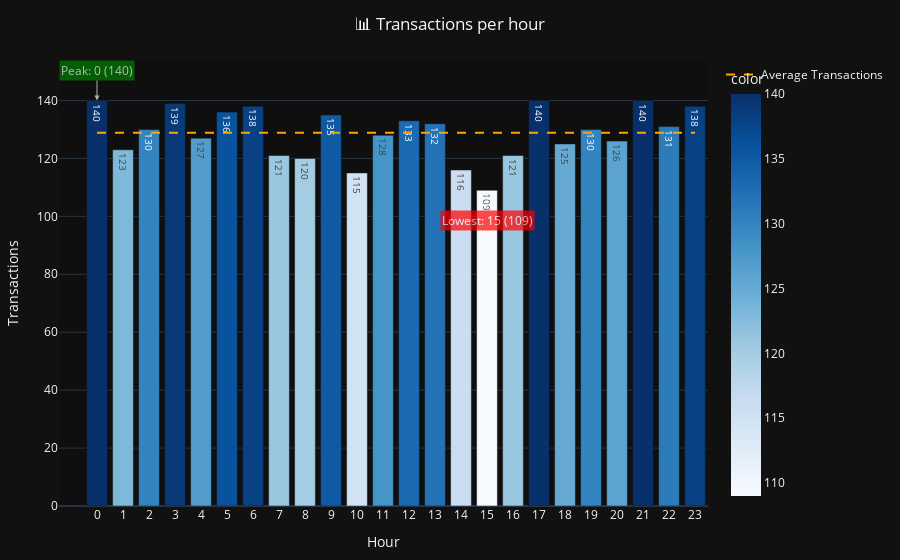

Write notebook code for a chart like this one.
### Code cell
transactions_per_hour = df.groupby("hour")["transaction_id"].nunique()

fig = px.bar(
    transactions_per_hour, 
    x=transactions_per_hour.index, 
    y=transactions_per_hour.values, 
    title="📊 Transactions per hour", 
    labels={"x": "hour", "y": "Number of Transactions"},
    color=transactions_per_hour.values,
    color_continuous_scale="Blues",
    text=transactions_per_hour.values  )

# Highlight the days with the highest and lowest transactions
max_day = transactions_per_hour.idxmax()
max_value = transactions_per_hour.max()
min_day = transactions_per_hour.idxmin()
min_value = transactions_per_hour.min()

# Annotating the highest and lowest transaction days
fig.add_annotation(
    x=max_day, 
    y=max_value, 
    text=f"Peak: {max_day} ({max_value})", 
    showarrow=True, 
    arrowhead=2, 
    ax=0, 
    ay=-30,
    font=dict(size=12, color="white"),
    bgcolor="green",
    opacity=0.7
)
fig.add_annotation(
    x=min_day, 
    y=min_value, 
    text=f"Lowest: {min_day} ({min_value})", 
    showarrow=True, 
    arrowhead=2, 
    ax=0, 
    ay=30,
    font=dict(size=12, color="white"),
    bgcolor="red",
    opacity=0.7
)

# Add a trendline for average transactions across days of the week
avg_transactions = transactions_per_hour.mean()
fig.add_trace(go.Scatter(
    x=transactions_per_hour.index, 
    y=[avg_transactions] * len(transactions_per_hour), 
    mode="lines", 
    name="Average Transactions",
    line=dict(color="orange", dash="dash")
))
fig.update_layout(
    title_x=0.5,  
    xaxis=dict(
        tickmode="array",
        tickvals=transactions_per_hour.index,
        ticktext=[f"{day}" for day in transactions_per_hour.index],
        title="Hour"
    ),
    yaxis=dict(
        title="Transactions"
    ),
    hovermode="closest", 
    template="plotly_dark", 
    plot_bgcolor='rgba(0, 0, 0, 0.1)',
    margin=dict(l=40, r=40, t=60, b=40) 
)

fig.show()

### Figure 1 — Plotly figure (JSON) as saved in the notebook; plotly's stock layout.template omitted (floating-point values rounded to 4 significant figures)
{"data": [{"hovertemplate": "hour=%{x}<br>Number of Transactions=%{y}<br>text=%{text}<br>color=%{marker.color}<extra></extra>", "legendgroup": "", "marker": {"color": [140, 123, 130, 139, 127, 136, 138, 121, 120, 135, 115, 128, 133, 132, 116, 109, 121, 140, 125, 130, 126, 140, 131, 138], "coloraxis": "coloraxis", "pattern": {"shape": ""}}, "name": "", "orientation": "v", "showlegend": false, "text": [140.0, 123.0, 130.0, 139.0, 127.0, 136.0, 138.0, 121.0, 120.0, 135.0, 115.0, 128.0, 133.0, 132.0, 116.0, 109.0, 121.0, 140.0, 125.0, 130.0, 126.0, 140.0, 131.0, 138.0], "textposition": "auto", "type": "bar", "x": [0, 1, 2, 3, 4, 5, 6, 7, 8, 9, 10, 11, 12, 13, 14, 15, 16, 17, 18, 19, 20, 21, 22, 23], "xaxis": "x", "y": [140, 123, 130, 139, 127, 136, 138, 121, 120, 135, 115, 128, 133, 132, 116, 109, 121, 140, 125, 130, 126, 140, 131, 138], "yaxis": "y"}, {"line": {"color": "orange", "dash": "dash"}, "mode": "lines", "name": "Average Transactions", "type": "scatter", "x": [0, 1, 2, 3, 4, 5, 6, 7, 8, 9, 10, 11, 12, 13, 14, 15, 16, 17, 18, 19, 20, 21, 22, 23], "y": [128.9, 128.9, 128.9, 128.9, 128.9, 128.9, 128.9, 128.9, 128.9, 128.9, 128.9, 128.9, 128.9, 128.9, 128.9, 128.9, 128.9, 128.9, 128.9, 128.9, 128.9, 128.9, 128.9, 128.9]}], "layout": {"annotations": [{"arrowhead": 2, "ax": 0, "ay": -30, "bgcolor": "green", "font": {"color": "white", "size": 12}, "opacity": 0.7, "showarrow": true, "text": "Peak: 0 (140)", "x": 0, "y": 140}, {"arrowhead": 2, "ax": 0, "ay": 30, "bgcolor": "red", "font": {"color": "white", "size": 12}, "opacity": 0.7, "showarrow": true, "text": "Lowest: 15 (109)", "x": 15, "y": 109}], "barmode": "relative", "coloraxis": {"colorbar": {"title": {"text": "color"}}, "colorscale": [[0, "rgb(247,251,255)"], [0.125, "rgb(222,235,247)"], [0.25, "rgb(198,219,239)"], [0.375, "rgb(158,202,225)"], [0.5, "rgb(107,174,214)"], [0.625, "rgb(66,146,198)"], [0.75, "rgb(33,113,181)"], [0.875, "rgb(8,81,156)"], [1, "rgb(8,48,107)"]]}, "hovermode": "closest", "legend": {"tracegroupgap": 0}, "margin": {"b": 40, "l": 40, "r": 40, "t": 60}, "plot_bgcolor": "rgba(0, 0, 0, 0.1)", "title": {"text": "📊 Transactions per hour", "x": 0.5}, "xaxis": {"anchor": "y", "domain": [0, 1], "tickmode": "array", "ticktext": ["0", "1", "2", "3", "4", "5", "6", "7", "8", "9", "10", "11", "12", "13", "14", "15", "16", "17", "18", "19", "20", "21", "22", "23"], "tickvals": [0, 1, 2, 3, 4, 5, 6, 7, 8, 9, 10, 11, 12, 13, 14, 15, 16, 17, 18, 19, 20, 21, 22, 23], "title": {"text": "Hour"}}, "yaxis": {"anchor": "x", "domain": [0, 1], "title": {"text": "Transactions"}}}}
